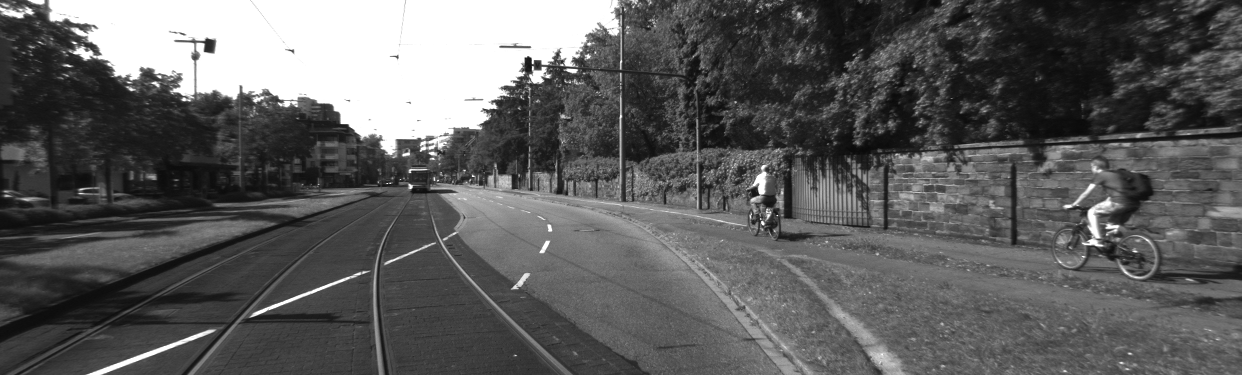
#> input picture src/geometry/data/2011_09_26_drive_0002_sync/image_00/data/0000000000.png, 1242 x 375 px, found by its file name
$ python homography_bev.py
#> lines starting #> are read from the running program, lines starting #| are printed output that depends on the picture
### src/utils/logger.py
# src/utils/logger.py
import logging

def get_logger(name: str) -> logging.Logger:
    logger = logging.getLogger(name)
    if not logger.handlers:
        handler = logging.StreamHandler()
        fmt = "%(asctime)s | %(levelname)-8s | %(name)s | %(message)s"
        handler.setFormatter(logging.Formatter(fmt, datefmt="%H:%M:%S"))
        logger.addHandler(handler)
    logger.setLevel(logging.INFO)
    logger.propagate = False
    return logger

### src/geometry/homography_bev.py
# src/geometry/homography_bev.py

import cv2
import numpy as np
from pathlib import Path
from src.utils.logger import get_logger

logger = get_logger(__name__)


def compute_homography(
    src_points: np.ndarray,
    dst_points: np.ndarray
) -> np.ndarray:
    """
    Computes the 3x3 homography matrix H mapping src_points to dst_points.

    Uses RANSAC method for numerical stability even with manually selected
    points that may have slight pixel-level imprecision.

    Args:
        src_points: (4, 2) array of points in the source image (trapezoid on road).
        dst_points: (4, 2) array of corresponding points in the destination
                    top-down view (rectangle).

    Returns:
        H: (3, 3) homography matrix.
    """
    H, mask = cv2.findHomography(src_points, dst_points, cv2.RANSAC)

    if H is None:
        raise ValueError(
            "Homography computation failed — check that your 4 source points "
            "are not collinear (3 or more points on the same line makes the "
            "system unsolvable)."
        )

    logger.debug(f"Computed homography matrix H:\n{H}")
    return H


def apply_ipm(
    image: np.ndarray,
    H: np.ndarray,
    output_size: tuple[int, int] = (500, 500)
) -> np.ndarray:
    """
    Applies Inverse Perspective Mapping to produce a top-down BEV image.

    cv2.warpPerspective applies H to every pixel simultaneously.
    INTER_LINEAR interpolation produces smoother output than nearest-neighbour
    when pixels are stretched during the warp — negligible computational cost.

    Args:
        image:       Input front-facing camera frame (H, W, 3).
        H:           (3, 3) homography matrix from compute_homography().
        output_size: (width, height) of the BEV output canvas in pixels.

    Returns:
        bev: Warped top-down image of shape (height, width, 3).
    """
    width, height = output_size
    bev = cv2.warpPerspective(image, H, (width, height), flags=cv2.INTER_LINEAR)
    logger.debug(f"IPM output shape: {bev.shape}")
    return bev


if __name__ == "__main__":
    # Load a KITTI front-camera frame.
    # These source points form a trapezoid on the road plane — wider at the
    # bottom (close range) and narrower at the top (far range), matching how
    # a flat road surface appears in a perspective image.
    # Tuned for KITTI image resolution 1242x375.
    image_path = Path("src/geometry/data/2011_09_26_drive_0002_sync/image_02/data/0000000000.png")

    if not image_path.exists():
        logger.error(f"KITTI frame not found at {image_path}. Check your data path.")
        raise SystemExit(1)

    image = cv2.imread(str(image_path))
#> image is the input picture: shape (375, 1242, 3); min 9, max 255, mean 93.1
    if image is None:
        logger.error("cv2.imread returned None — file may be corrupted.")
        raise SystemExit(1)

    logger.info(f"Loaded KITTI frame: {image.shape}")  # expect (375, 1242, 3)

    # Source points: trapezoid on the road plane in the perspective image.
    # These were selected by inspecting the KITTI frame visually.
    # Bottom edge is wide (close road), top edge is narrow (far road).
    src_points = np.float32([
        [200,  350],   # bottom-left
        [1100, 350],   # bottom-right
        [730,  250],   # top-right
        [550,  250],   # top-left
    ])

    # Destination points: rectangle in a 500x500 top-down canvas.
    # The road region maps to a rectangle occupying the centre of the canvas,
    # leaving margins for context.
    dst_points = np.float32([
        [100, 450],    # bottom-left
        [400, 450],    # bottom-right
        [400, 100],    # top-right
        [100, 100],    # top-left
    ])

    H = compute_homography(src_points, dst_points)
    logger.info(f"Homography matrix H:\n{H}")

    bev = apply_ipm(image, H, output_size=(500, 500))
#> in apply_ipm, `bev = cv2.warpPerspective(image, H, (width, height), flags=cv2.INTER_L..`:
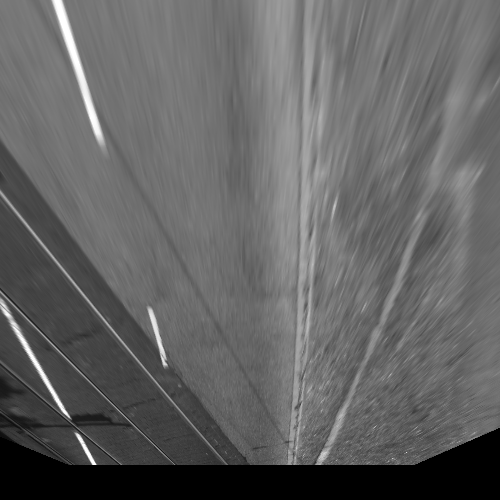
#> bev: shape (500, 500, 3); min 0, max 255, mean 99.3

    # Save BEV output to assets/ for README display.
    output_path = Path("assets/bev_ipm_kitti.png")
    cv2.imwrite(str(output_path), bev)
    logger.info(f"BEV output saved to {output_path}")

    # Also save a side-by-side comparison for visual inspection.
    # Resize original to same height as BEV for clean concatenation.
    original_resized = cv2.resize(image, (500, 500))
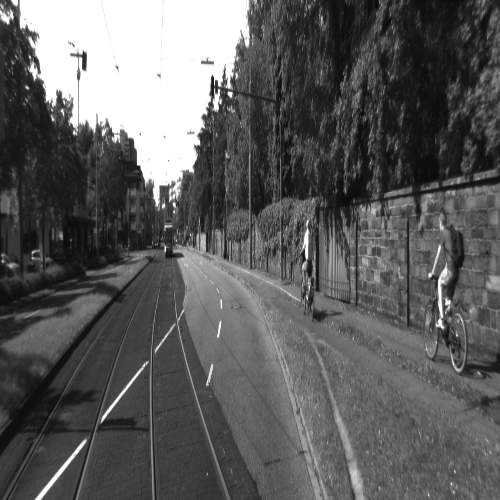
#> original_resized: shape (500, 500, 3); min 10, max 255, mean 92.9
    comparison = np.hstack([original_resized, bev])
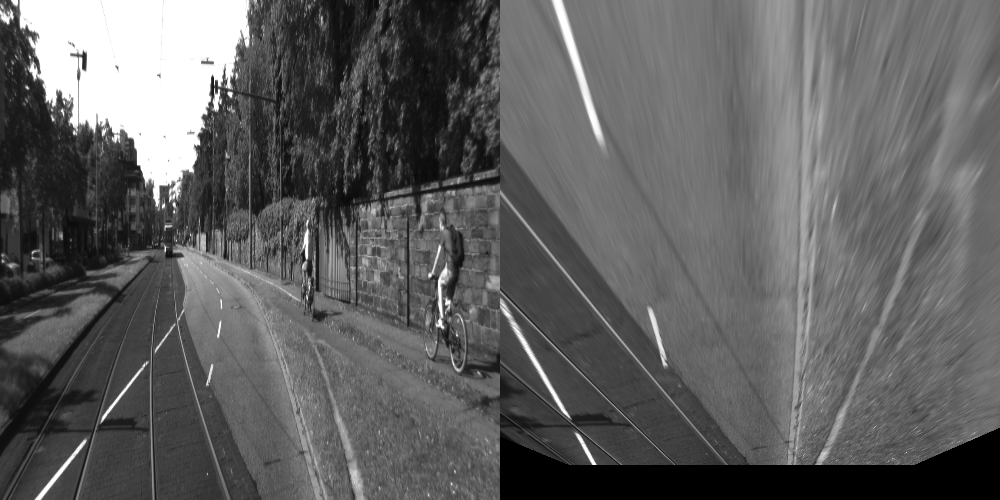
#> comparison: shape (500, 1000, 3); min 0, max 255, mean 96.1
    comparison_path = Path("assets/bev_ipm_comparison.png")
    cv2.imwrite(str(comparison_path), comparison)
    logger.info(f"Side-by-side comparison saved to {comparison_path}")

$ run again, with src/geometry/data/2011_09_26_drive_0002_sync/image_00/data/0000000002.png copied over src/geometry/data/2011_09_26_drive_0002_sync/image_00/data/0000000000.png
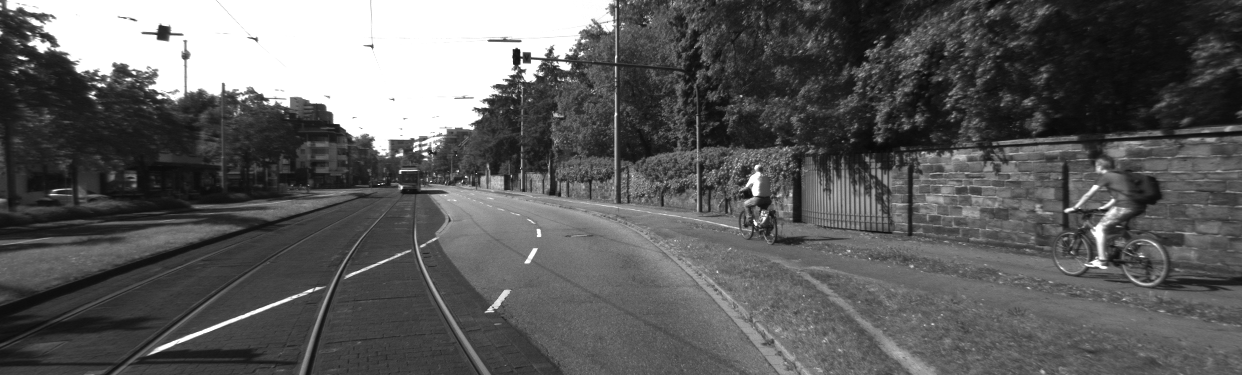
#> input picture src/geometry/data/2011_09_26_drive_0002_sync/image_00/data/0000000002.png, 1242 x 375 px, found by its file name
#> image is the input picture: shape (375, 1242, 3); min 9, max 255, mean 93.1
#> `original_resized = cv2.resize(image, (500, 500))`:
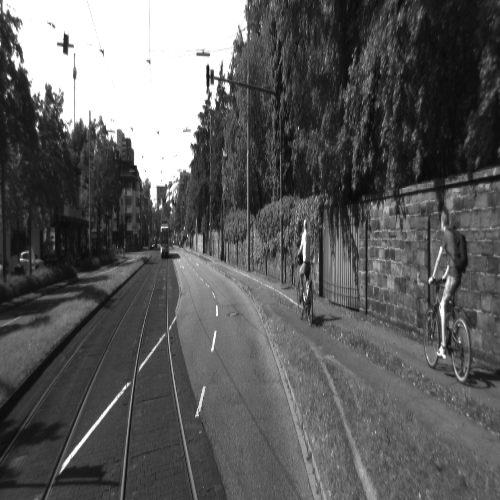
#> original_resized: shape (500, 500, 3); min 9, max 255, mean 92.9
#> `comparison = np.hstack([original_resized, bev])`:
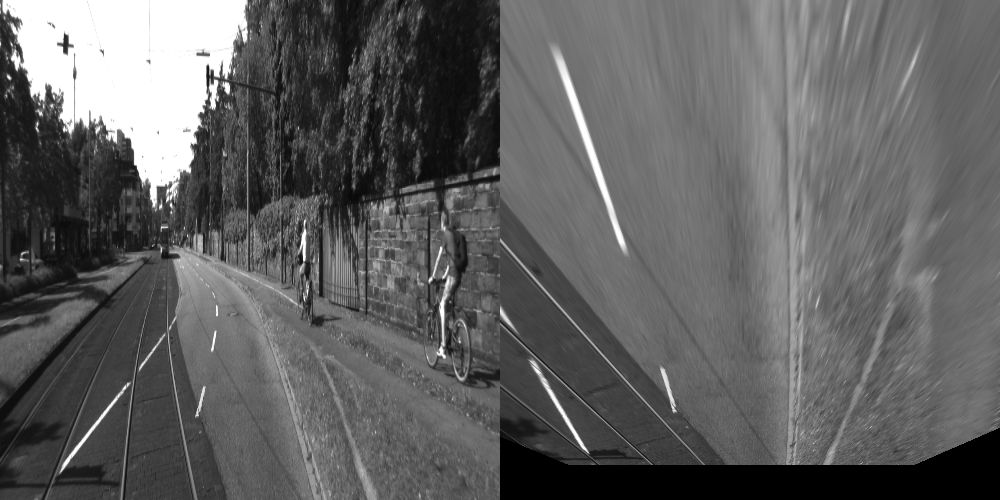
#> comparison: shape (500, 1000, 3); min 0, max 255, mean 96.6
